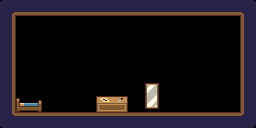

The image is a tile-based game level rendered from a .tmx file. Its description and complete source (layers, tilesets, objects, tile grids) follow:
An orthogonal 16x8 tile map with 16x16 px tiles, 4 tile layers (Mirror, Bed, Desk, Wall), 1 hidden layer not drawn.

<map version="1.10" tiledversion="1.10.2" orientation="orthogonal" renderorder="right-down" width="16" height="8" tilewidth="16" tileheight="16" infinite="0" nextlayerid="12" nextobjectid="61">
 <tileset firstgid="1" source="room.tsx" />
 <layer id="2" name="Background" width="16" height="8" visible="0">
  <data encoding="csv">
0,0,0,0,0,0,0,0,0,0,0,0,0,0,0,0,
0,1,1,1,1,1,1,1,1,1,1,1,1,1,1,0,
0,1,1,1,1,1,1,1,1,1,1,1,1,1,1,0,
0,1,1,1,1,1,1,1,1,1,1,1,1,1,1,0,
0,1,1,1,1,1,1,1,1,1,1,1,1,1,1,0,
0,1,1,1,1,1,1,1,1,1,1,1,1,1,1,0,
0,1,1,1,1,1,1,1,1,1,1,1,1,1,1,0,
0,0,0,0,0,0,0,0,0,0,0,0,0,0,0,0
</data>
 </layer>
 <layer id="8" name="Mirror" width="16" height="8">
  <data encoding="csv">
0,0,0,0,0,0,0,0,0,0,0,0,0,0,0,0,
0,0,0,0,0,0,0,0,0,0,0,0,0,0,0,0,
0,0,0,0,0,0,0,0,0,0,0,0,0,0,0,0,
0,0,0,0,0,0,0,0,0,0,0,0,0,0,0,0,
0,0,0,0,0,0,0,0,0,0,0,0,0,0,0,0,
0,0,0,0,0,0,0,0,0,9,0,0,0,0,0,0,
0,0,0,0,0,0,0,0,0,15,0,0,0,0,0,0,
0,0,0,0,0,0,0,0,0,0,0,0,0,0,0,0
</data>
 </layer>
 <layer id="10" name="Bed" width="16" height="8">
  <data encoding="csv">
0,0,0,0,0,0,0,0,0,0,0,0,0,0,0,0,
0,0,0,0,0,0,0,0,0,0,0,0,0,0,0,0,
0,0,0,0,0,0,0,0,0,0,0,0,0,0,0,0,
0,0,0,0,0,0,0,0,0,0,0,0,0,0,0,0,
0,0,0,0,0,0,0,0,0,0,0,0,0,0,0,0,
0,0,0,0,0,0,0,0,0,0,0,0,0,0,0,0,
0,13,14,0,0,0,0,0,0,0,0,0,0,0,0,0,
0,0,0,0,0,0,0,0,0,0,0,0,0,0,0,0
</data>
 </layer>
 <layer id="9" name="Desk" width="16" height="8">
  <data encoding="csv">
0,0,0,0,0,0,0,0,0,0,0,0,0,0,0,0,
0,0,0,0,0,0,0,0,0,0,0,0,0,0,0,0,
0,0,0,0,0,0,0,0,0,0,0,0,0,0,0,0,
0,0,0,0,0,0,0,0,0,0,0,0,0,0,0,0,
0,0,0,0,0,0,0,0,0,0,0,0,0,0,0,0,
0,0,0,0,0,0,0,0,0,0,0,0,0,0,0,0,
0,0,0,0,0,0,7,8,0,0,0,0,0,0,0,0,
0,0,0,0,0,0,0,0,0,0,0,0,0,0,0,0
</data>
 </layer>
 <layer id="11" name="Wall" width="16" height="8">
  <data encoding="csv">
4,5,5,5,5,5,5,5,5,5,5,5,5,5,5,6,
10,0,0,0,0,0,0,0,0,0,0,0,0,0,0,12,
10,0,0,0,0,0,0,0,0,0,0,0,0,0,0,12,
10,0,0,0,0,0,0,0,0,0,0,0,0,0,0,12,
10,0,0,0,0,0,0,0,0,0,0,0,0,0,0,12,
10,0,0,0,0,0,0,0,0,0,0,0,0,0,0,12,
10,0,0,0,0,0,0,0,0,0,0,0,0,0,0,12,
16,17,17,17,17,17,17,17,17,17,17,17,17,17,17,18
</data>
 </layer>
</map>